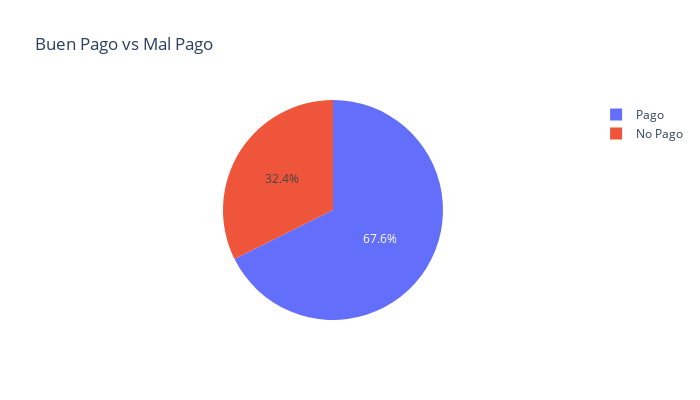

Notebook code for this chart:
### Markdown cell above
**Determine la distribución de las clases**

### Code cell
import plotly.express as px

labels=["Pago","No Pago"]

pay_or_not = data['tiene_sancion_relevante'].value_counts().tolist()
values = [pay_or_not[0], pay_or_not[1]]

fig = px.pie(values=data['tiene_sancion_relevante'].value_counts(), names=labels , width=700, height=400, color_discrete_sequence=["blue","dark blue"]
             ,title="Buen Pago vs Mal Pago")
fig.show()

### Figure 1 — Plotly figure (JSON) as saved in the notebook; plotly's stock layout.template omitted (floating-point values rounded to 4 significant figures)
{"data": [{"domain": {"x": [0.0, 1.0], "y": [0.0, 1.0]}, "hovertemplate": "label=%{label}<br>value=%{value}<extra></extra>", "labels": ["Pago", "No Pago"], "legendgroup": "", "name": "", "showlegend": true, "values": [23, 11], "type": "pie"}], "layout": {"legend": {"tracegroupgap": 0}, "title": {"text": "Buen Pago vs Mal Pago"}, "piecolorway": ["blue", "dark blue"], "height": 400, "width": 700}}
